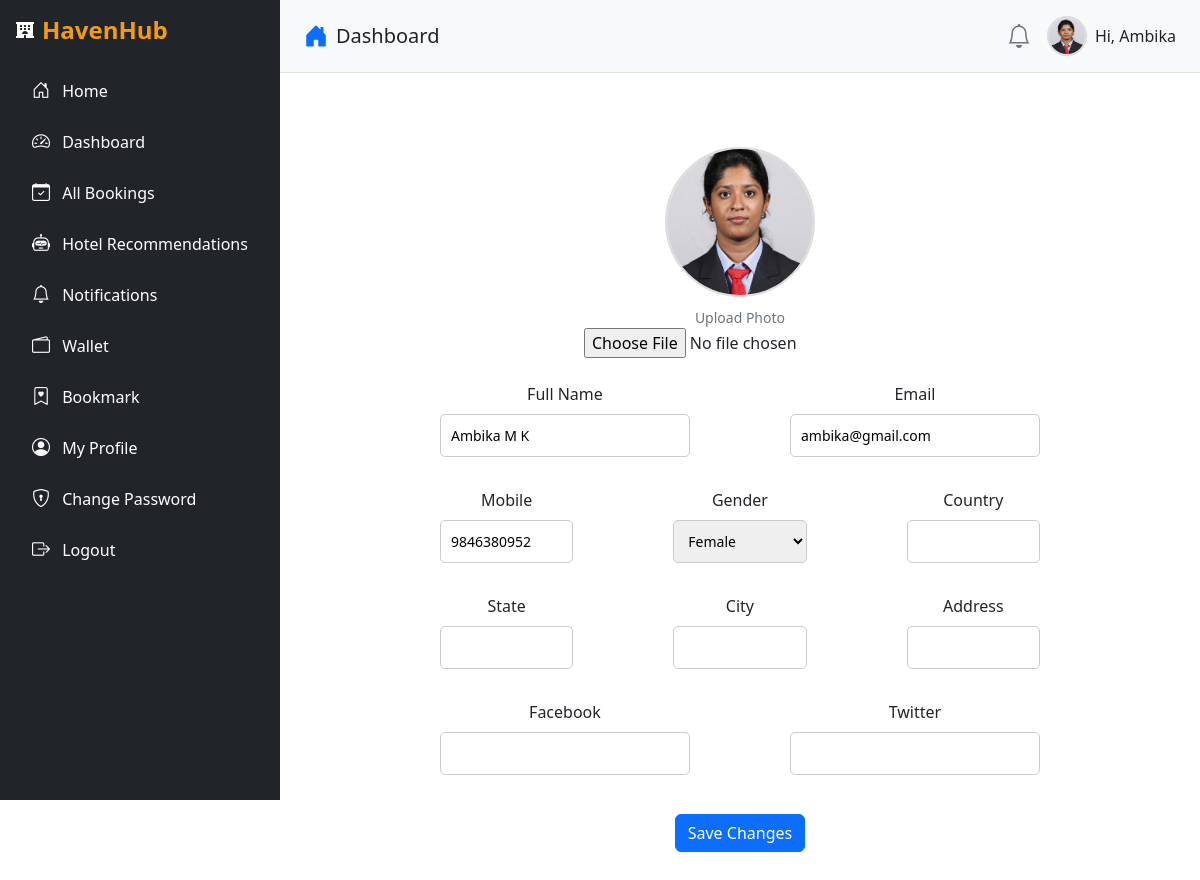
The page /dashboard/profile/ (signed in) on the database its author committed.
### userauths/models.py (models this page shows, shortened)
class Profile(models.Model):
    pid=ShortUUIDField(length=7,max_length=25,alphabet='abcdefghijklmnopqrstuvwxyz123')
    image=models.FileField(upload_to='image',default="default.jpg",null=True,blank=True)
    user=models.OneToOneField(User,on_delete=models.CASCADE)
    full_name = models.CharField(max_length=500,null=True,blank=True)
    phone = models.CharField(max_length=100,null=True,blank=True)
    gender = models.CharField(max_length=20,choices=GENDER,default="Other")
    country = models.CharField(max_length=100,null=True,blank=True)
    city = models.CharField(max_length=100,null=True,blank=True)
    state = models.CharField(max_length=100,null=True,blank=True)
    address = models.CharField(max_length=1000,null=True,blank=True)
    identity_type = models.CharField(max_length=200,choices=IDENTITY_TYPE,null=True,blank=True)
    identity_img = models.FileField(upload_to='image',default="id.jpg",null=True,blank=True)
    facebook=models.URLField(null=True,blank=True)
    twitter=models.URLField(null=True,blank=True)
    wallet=models.DecimalField(max_digits=10,decimal_places=2,default=0.00)
    verified=models.BooleanField(default=False)
    date=models.DateTimeField(auto_now_add=True)
    class Meta:
        ordering=['-date']

class User(AbstractUser):
    full_name = models.CharField(max_length=500,null=True,blank=True)
    username=models.CharField(max_length=500,unique=True)
    email = models.EmailField(max_length=500,unique=True)
    phone = models.CharField(max_length=100,null=True,blank=True)
    gender = models.CharField(max_length=20,choices=GENDER,default="Other")
    otp=models.CharField(max_length=100,null=True,blank=True)
    USERNAME_FIELD='email'
    REQUIRED_FIELDS = ['username']

### user_dashboard/views.py (the view)
# urls.py: path("profile/",views.profile,name="profile"),
@login_required
def profile(request):
    profile= Profile.objects.get(user=request.user)
    if request.method == "POST":
        u_form = UserUpateForm(request.POST,instance=request.user)
        p_form = ProfileUpdateForm(request.POST,request.FILES,instance=request.user.profile)
        if u_form.is_valid() and p_form.is_valid():
            u_form.save()
            p_form.save()
            messages.success(request,"Profile updated successfully")
            return redirect("user_dashboard:profile")
    else:
        u_form = UserUpateForm(instance=request.user)
        p_form = ProfileUpdateForm(instance=request.user.profile)
    context={
        "Profile":profile,
        "u_form":u_form,
        "p_form":p_form,
    }
    return render(request,"user_dashboard/profile.html",context)

### userauths/forms.py
class UserUpateForm(forms.ModelForm):
    class Meta:
        model=User
        fields=['email']

class ProfileUpdateForm(forms.ModelForm):
    class Meta:
        model = Profile
        fields=[
           "image",
           "full_name",
            "phone",
           "gender",
            "country",
            "city",
            "state",
           "address",
            "identity_type",
           "identity_img",
            "facebook",
           "twitter",
        ]
        widgets= {
            'image':FileInput(attrs={"onchange" :"loadFile(event)","class":"upload"})
        }

### templates/user_dashboard/profile.html (shortened to what this page needs)
{% extends 'partials/dashboard_base.html' %}
{% block content %}
    <link rel="stylesheet" href="https://cdn.jsdelivr.net/npm/bootstrap@5.3.0-alpha3/dist/css/bootstrap.min.css">
</head>
<body>
    <div class="profile-container">
        <form method="POST" enctype="multipart/form-data">
            <div>
                <img id="profile_image_preview" src="{{ Profile.image.url }}" alt="Profile Image" class="profile-image">
                <label for="uploadImage" class="upload-label">Upload Photo</label>
                {{ p_form.image }}
            </div>
            <div class="form-inline-group mt-4">
                <div class="form-group">
                    <label for="fullName" class="form-label">Full Name</label>
                    {{ p_form.full_name }}
                </div>
                <div class="form-group">
                    <label for="email" class="form-label">Email</label>
                    {{ u_form.email }}
                </div>
            </div>
            <div class="form-inline-group mt-3">
                <div class="form-group">
                    <label for="mobile" class="form-label">Mobile</label>
                    {{ p_form.phone }}
                </div>
                <div class="form-group">
                    <label for="gender" class="form-label">Gender</label>
                    {{ p_form.gender }}
                </div>
                <div class="form-group">
                    <label for="country" class="form-label">Country</label>
                    {{ p_form.country }}
                </div>
            </div>
            <div class="form-inline-group mt-3">
                <div class="form-group">
                    <label for="state" class="form-label">State</label>
                    {{ p_form.state }}
                </div>
                <div class="form-group">
                    <label for="city" class="form-label">City</label>
                    {{ p_form.city }}
                </div>
                <div class="form-group">
                    <label for="address" class="form-label">Address</label>
                    {{ p_form.address }}
                </div>
            </div>
            <div class="form-inline-group mt-3">
                <div class="form-group">
                    <label for="facebook" class="form-label">Facebook</label>
                    {{ p_form.facebook }}
                </div>
                <div class="form-group">
                    <label for="twitter" class="form-label">Twitter</label>
                    {{ p_form.twitter }}
                </div>
            </div>
            <div class="mt-4">
                <button type="submit" class="btn btn-primary">Save Changes</button>
            </div>
        </form>
    </div>
</body>
{% endblock content %}

### templates/partials/dashboard_base.html (shortened to what this page needs)
{% load static %}
<!DOCTYPE html>
<html lang="en">
<head>
    <link rel="stylesheet" href="https://cdn.jsdelivr.net/npm/bootstrap@5.3.0/dist/css/bootstrap.min.css">
    <link href="https://cdnjs.cloudflare.com/ajax/libs/bootstrap-icons/1.10.5/font/bootstrap-icons.min.css" rel="stylesheet">
</head>
<body>
    <div class="d-flex">
        {% include "partials/dashboard_sidebar.html" %}
        <div class="flex-grow-1">
            <header class="d-flex justify-content-between align-items-center px-4 py-3 border-bottom">
                <div class="d-flex align-items-center">
                    <i class="bi bi-house-door-fill me-2 fs-4 text-primary"></i>
                    <h1 class="h5 mb-0">Dashboard</h1>
                </div>
                <div class="d-flex align-items-center">
                    <i class="bi bi-bell fs-4 text-secondary me-3"></i>
                    <div class="d-flex align-items-center">
                        <img src="{{ Profile.image.url }}" alt="User Photo" class="rounded-circle" width="40" height="40">
                        <span class="ms-2">Hi, {{ request.user.username }}</span>
                    </div>
                </div>
            </header>
            <main class="p-4">
                {% block content %}
                {% endblock content %}
            </main>
        </div>
    </div>
</body>
</html>

### templates/partials/dashboard_base.html (style rules this page uses)
body { font-family: 'Arial', sans-serif; }
header { background-color: #f8f9fa; }
header h1 { font-size: 20px; }
header img { border: 2px solid #ddd; }

### templates/user_dashboard/profile.html (style rules this page uses)
.profile-container { max-width: 600px; margin: 50px auto; text-align: center; }
.profile-image { width: 150px; height: 150px; border-radius: 50%; object-fit: cover; border: 2px solid #ddd; display: block; margin: 0 auto; }
.form-inline-group { display: flex; flex-wrap: wrap; justify-content: space-between; gap: 100px; }
.form-group { flex: 1; margin-bottom: 15px; }
.form-group input, .form-group select, .form-group textarea { width: 100%; padding: 10px; border: 1px solid #ccc; border-radius: 5px; font-size: 14px; }
.upload-label { display: block; margin-top: 10px; font-size: 14px; color: #6c757d; }
button { background-color: #6f42c1; color: white; border: none; padding: 10px 20px; font-size: 16px; border-radius: 5px; cursor: pointer; }

### rows shown on the page
Profile: image (picture), full_name "Ambika M K", phone "9846380952", gender "Female"
User: user.username "Ambika", email "ambika@gmail.com"
